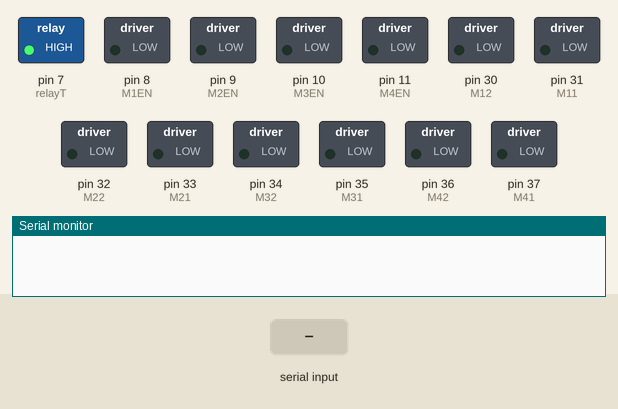
The sketch below on a simulated Arduino Mega 2560, built with avr-gcc and run on an emulated ATmega2560. Parts: switched loads named in the sketch (green lamp = pin HIGH), the last lines printed to the serial monitor. Inputs (shaded band) come from the test bench.

Above: at 1.2 s.
1.3 s: "F" received over Serial
At 2.4 s:
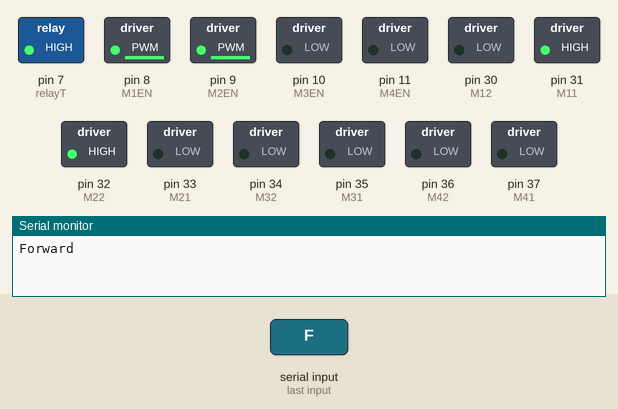
2.8 s: "B" received over Serial
At 3.8 s:
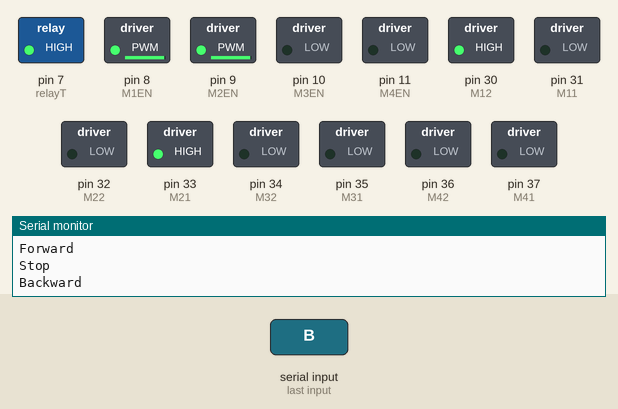
4.6 s: "R" received over Serial
At 6.1 s:
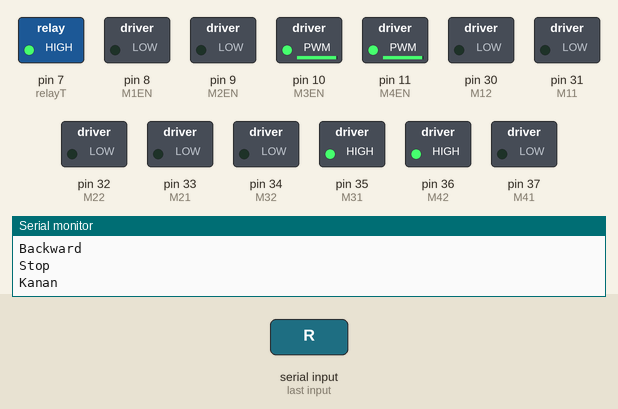
6.4 s: "L" received over Serial
At 7.7 s:
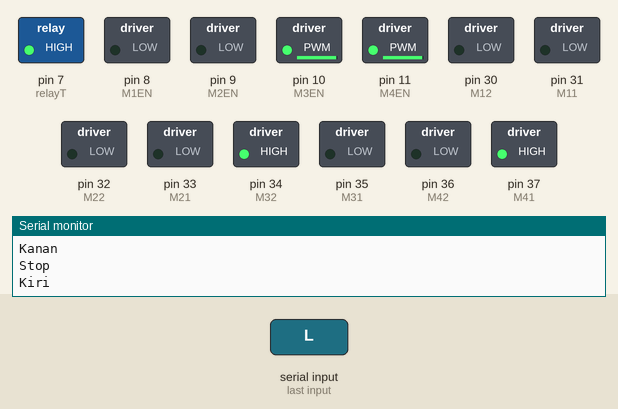
8.2 s: "l" received over Serial
At 9.1 s:
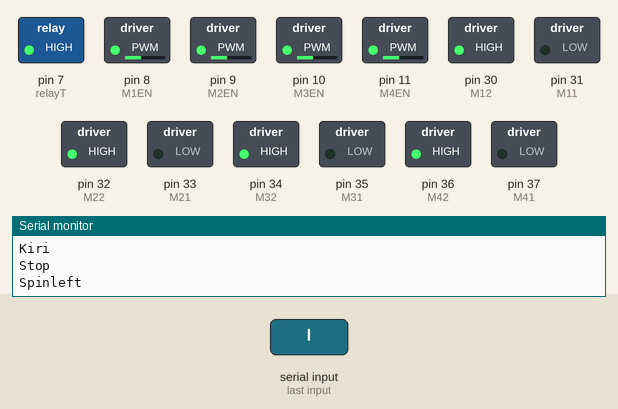
10.0 s: "r" received over Serial
At 11.7 s:
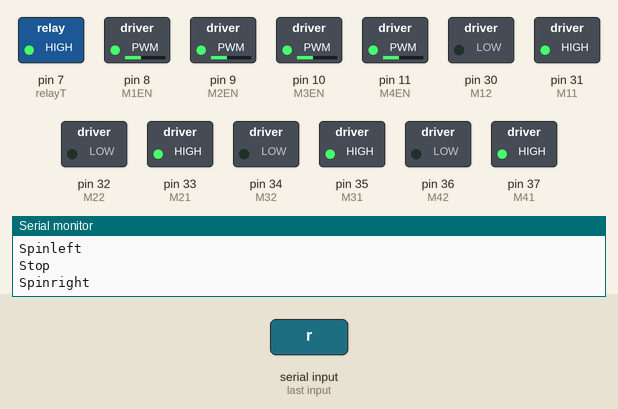
Timing chart, 0 to 12.8 s (numbered marks = the images above; inputs shaded):
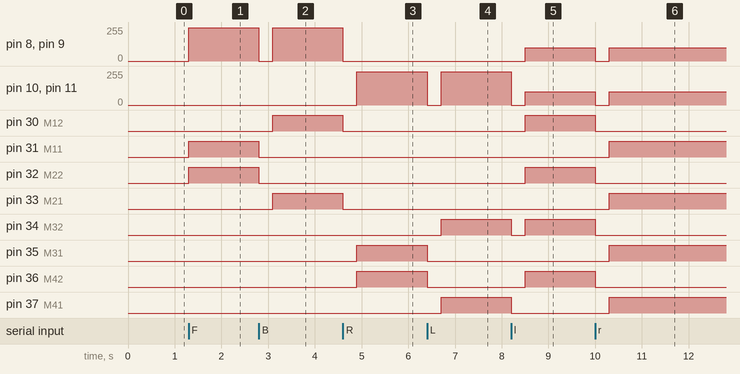

The sketch:

motor_keeper.ino
```cpp
  int M11  = 31;
  int M12  = 30;
  int M21  = 33;
  int M22  = 32;
  int M1EN = 8;
  int M2EN = 9;
  int M31 = 35;
  int M32 = 34;
  int M3EN = 10;
  int M41 = 37;
  int M42 = 36;
  int M4EN = 11;
  int relayT = 7;
  int threshold = 200;
  int posisi = 0;
  bool majucheck = false;
  bool mundurcheck = false;
  bool kanancheck = false;
  bool kiricheck = false;
  bool spinleftcheck = false;
  bool spinrightcheck = false;
  bool rotateleftcheck = false;
  bool rotaterightcheck = false;

void setup() {
  Serial.begin(9600);
  pinMode(M11,OUTPUT);
  pinMode(M12,OUTPUT);
  pinMode(M21,OUTPUT);
  pinMode(M22,OUTPUT);
  pinMode(M1EN,OUTPUT);
  pinMode(M2EN,OUTPUT);
  pinMode(M31,OUTPUT);
  pinMode(M32,OUTPUT);
  pinMode(M41,OUTPUT);
  pinMode(M42,OUTPUT);
  pinMode(M3EN,OUTPUT);
  pinMode(M4EN,OUTPUT);
  pinMode(relayT,OUTPUT);
  digitalWrite(relayT,HIGH);
}

void loop() {
  if(Serial.available() > 0){
    char cmd='z';
    cmd = Serial.read();
    if(cmd=='F'){
      periksa(mundurcheck,300);
      periksa(kiricheck,300);
      periksa(kanancheck,300);
      periksa(spinrightcheck,300);
      periksa(spinleftcheck,300);
      periksa(rotateleftcheck,300);
      periksa(rotaterightcheck,300);
      majucheck=true;
      maju();
    }
    if(cmd=='B'){
      periksa(majucheck,300);
      periksa(kiricheck,300);
      periksa(kanancheck,300);
      periksa(spinrightcheck,300);
      periksa(spinleftcheck,300);
      periksa(rotateleftcheck,300);
      periksa(rotaterightcheck,300);
      mundurcheck = true;
      mundur();
    }
    if(cmd=='R' && posisi<threshold){
      periksa(majucheck,300);
      periksa(mundurcheck,300);
      periksa(kiricheck,300);
      periksa(spinrightcheck,300);
      periksa(spinleftcheck,300);
      periksa(rotateleftcheck,300);
      periksa(rotaterightcheck,300);
      kanancheck=true;
      kanan();
      posisi += 5;
    }
    else{
      periksa(kanancheck,300);
    }
    if(cmd=='L' && posisi>-threshold){
      periksa(majucheck,300);
      periksa(mundurcheck,300);
      periksa(kanancheck,300);
      periksa(spinrightcheck,300);
      periksa(spinleftcheck,300);
      periksa(rotateleftcheck,300);
      periksa(rotaterightcheck,300);
      kiricheck=true;
      kiri();
      posisi -= 5;
    }
    else{
      periksa(kiricheck,300);
    }
    if(cmd=='T'){
      periksa(majucheck,300);
      periksa(mundurcheck,300);
      periksa(kiricheck,300);
      periksa(kanancheck,300);
      periksa(spinrightcheck,300);
      periksa(spinleftcheck,300);
      periksa(rotateleftcheck,300);
      periksa(rotaterightcheck,300);
      digitalWrite (relayT, LOW);
      delay(1000);
      digitalWrite (relayT, HIGH);
      delay(1000);
    }
    if(cmd=='S'){
      periksa(majucheck,300);
      periksa(mundurcheck,300);
      periksa(kiricheck,300);
      periksa(kanancheck,300);
      periksa(spinrightcheck,300);
      periksa(spinleftcheck,300);
      periksa(rotateleftcheck,300);
      periksa(rotaterightcheck,300);
    }
    if(cmd=='l'){
      periksa(majucheck,300);
      periksa(mundurcheck,300);
      periksa(kiricheck,300);
      periksa(kanancheck,300);
      periksa(spinrightcheck,300);
      periksa(rotateleftcheck,300);
      periksa(rotaterightcheck,300);
      spinleftcheck = true;
      spinleft();
    }
    if(cmd=='r'){
      periksa(majucheck,300);
      periksa(mundurcheck,300);
      periksa(kiricheck,300);
      periksa(kanancheck,300);
      periksa(spinleftcheck,300);
      periksa(rotateleftcheck,300);
      periksa(rotaterightcheck,300);
      spinrightcheck = true;
      spinright();
    }
    if(cmd=='o'){
      periksa(majucheck,300);
      periksa(mundurcheck,300);
      periksa(kiricheck,300);
      periksa(kanancheck,300);
      periksa(spinrightcheck,300);
      periksa(spinleftcheck,300);
      periksa(rotaterightcheck,300);
      rotateleftcheck=true;
      rotateleft();
    }
    if(cmd=='p'){
      periksa(majucheck,300);
      periksa(mundurcheck,300);
      periksa(kiricheck,300);
      periksa(kanancheck,300);
      periksa(spinrightcheck,300);
      periksa(spinleftcheck,300);
      periksa(rotateleftcheck,300);
      rotaterightcheck=true;
      rotateright();
    }
  }
}

void periksa(bool &x, int waktu){
  if(x){
    berhenti();
    delay(waktu);
    x=false;
  }
}

void maju(){
  Serial.print("Forward\n");
  analogWrite(M1EN,250);
  digitalWrite(M11,HIGH);
  digitalWrite(M12,LOW);
  analogWrite(M2EN,250);
  digitalWrite(M21,LOW);
  digitalWrite(M22,HIGH);
  analogWrite(M3EN,0);
  digitalWrite(M31,LOW);
  digitalWrite(M32,LOW);
  analogWrite(M4EN,0);
  digitalWrite(M41,LOW);
  digitalWrite(M42,LOW);
}
void mundur(){
  Serial.print("Backward\n");
  analogWrite(M1EN,250);
  digitalWrite(M11,LOW);
  digitalWrite(M12,HIGH);
  analogWrite(M2EN,250);
  digitalWrite(M21,HIGH);
  digitalWrite(M22,LOW);
  analogWrite(M3EN,0);
  digitalWrite(M31,LOW);
  digitalWrite(M32,LOW);
  analogWrite(M4EN,0);
  digitalWrite(M41,LOW);
  digitalWrite(M42,LOW);
}
void berhenti(){
  Serial.print("Stop\n");
  analogWrite(M1EN,0);
  digitalWrite(M11,LOW);
  digitalWrite(M12,LOW);
  analogWrite(M2EN,0);
  digitalWrite(M21,LOW);
  digitalWrite(M22,LOW);
  analogWrite(M3EN,0);
  digitalWrite(M31,LOW);
  digitalWrite(M32,LOW);
  analogWrite(M4EN,0);
  digitalWrite(M41,LOW);
  digitalWrite(M42,LOW);
}
void kiri(){
  Serial.print("Kiri\n");
  analogWrite(M1EN,0);
  digitalWrite(M11,LOW);
  digitalWrite(M12,LOW);
  analogWrite(M2EN,0);
  digitalWrite(M21,LOW);
  digitalWrite(M22,LOW);
  analogWrite(M3EN,250);
  digitalWrite(M31,LOW);
  digitalWrite(M32,HIGH);
  analogWrite(M4EN,250);
  digitalWrite(M41,HIGH);
  digitalWrite(M42,LOW);
}
void kanan(){
  Serial.print("Kanan\n");
  analogWrite(M1EN,0);
  digitalWrite(M11,LOW);
  digitalWrite(M12,LOW);
  analogWrite(M2EN,0);
  digitalWrite(M21,LOW);
  digitalWrite(M22,LOW);
  analogWrite(M3EN,250);
  digitalWrite(M31,HIGH);
  digitalWrite(M32,LOW);
  analogWrite(M4EN,250);
  digitalWrite(M41,LOW);
  digitalWrite(M42,HIGH);
}
void spinleft(){
  Serial.print("Spinleft\n");
  analogWrite(M1EN,100);
  digitalWrite(M11,LOW);
  digitalWrite(M12,HIGH);
  analogWrite(M2EN,100);
  digitalWrite(M21,LOW);
  digitalWrite(M22,HIGH);
  analogWrite(M3EN,100);
  digitalWrite(M31,LOW);
  digitalWrite(M32,HIGH);
  analogWrite(M4EN,100);
  digitalWrite(M41,LOW);
  digitalWrite(M42,HIGH);
}
void spinright(){
  Serial.print("Spinright\n");
  analogWrite(M1EN,100);
  digitalWrite(M11,HIGH);
  digitalWrite(M12,LOW);
  analogWrite(M2EN,100);
  digitalWrite(M21,HIGH);
  digitalWrite(M22,LOW);
  analogWrite(M3EN,100);
  digitalWrite(M31,HIGH);
  digitalWrite(M32,LOW);
  analogWrite(M4EN,100);
  digitalWrite(M41,HIGH);
  digitalWrite(M42,LOW);
}
void rotateleft(){
  Serial.print("Rotateleft\n");
  analogWrite(M1EN,100);
  digitalWrite(M11,HIGH);
  digitalWrite(M12,LOW);
  analogWrite(M2EN,100);
  digitalWrite(M21,HIGH);
  digitalWrite(M22,LOW);
  analogWrite(M3EN,250);
  digitalWrite(M31,LOW);
  digitalWrite(M32,HIGH);
  analogWrite(M4EN,250);
  digitalWrite(M41,HIGH);
  digitalWrite(M42,LOW);
}
void rotateright(){
  Serial.print("Rotateright\n");
  analogWrite(M1EN,100);
  digitalWrite(M11,LOW);
  digitalWrite(M12,HIGH);
  analogWrite(M2EN,100);
  digitalWrite(M21,LOW);
  digitalWrite(M22,HIGH);
  analogWrite(M3EN,250);
  digitalWrite(M31,HIGH);
  digitalWrite(M32,LOW);
  analogWrite(M4EN,250);
  digitalWrite(M41,LOW);
  digitalWrite(M42,HIGH);
}
```

Measured:
- after the input at 1.3 s, pin 8 (M1EN), pin 9 (M2EN): 0/255 → 250/255 at once; pin 31 (M11), pin 32 (M22): LOW → HIGH at once
- after the input at 2.8 s, pin 8 (M1EN), pin 9 (M2EN): 250/255 → 0/255 at once, → 250/255 0.30 s later; pin 30 (M12), pin 33 (M21): LOW → HIGH after 0.30 s; pin 31 (M11), pin 32 (M22): HIGH → LOW at once
- after the input at 4.6 s, pin 8 (M1EN), pin 9 (M2EN): 250/255 → 0/255 at once; pin 10 (M3EN), pin 11 (M4EN): 0/255 → 250/255 after 0.30 s; pin 30 (M12), pin 33 (M21): HIGH → LOW at once; pin 35 (M31), pin 36 (M42): LOW → HIGH after 0.30 s
- after the input at 6.4 s, pin 10 (M3EN), pin 11 (M4EN): 250/255 → 0/255 at once, → 250/255 0.30 s later; pin 34 (M32), pin 37 (M41): LOW → HIGH after 0.30 s; pin 35 (M31), pin 36 (M42): HIGH → LOW at once
- after the input at 8.2 s, pin 8 (M1EN), pin 9 (M2EN): 0/255 → 100/255 after 0.30 s; pin 10 (M3EN), pin 11 (M4EN): 250/255 → 0/255 at once, → 100/255 0.30 s later; pin 30 (M12), pin 32 (M22), pin 36 (M42): LOW → HIGH after 0.30 s; pin 34 (M32): HIGH → LOW at once, → HIGH 0.30 s later; pin 37 (M41): HIGH → LOW at once
- after the input at 10.0 s, pin 8 (M1EN), pin 9 (M2EN), pin 10 (M3EN), pin 11 (M4EN): 100/255 → 0/255 at once, → 100/255 0.30 s later; pin 30 (M12), pin 32 (M22), pin 34 (M32), pin 36 (M42): HIGH → LOW at once; pin 31 (M11), pin 33 (M21), pin 35 (M31), pin 37 (M41): LOW → HIGH after 0.30 s
